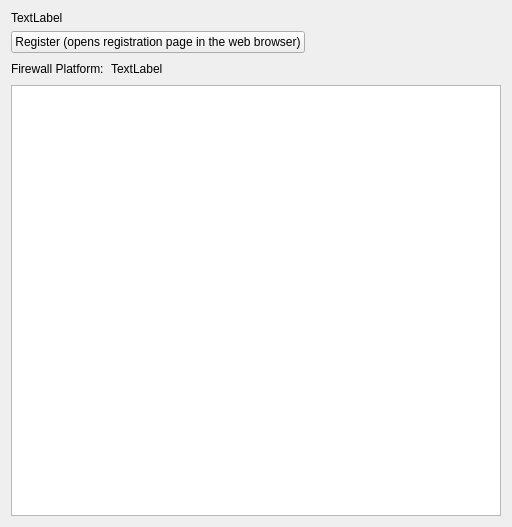
<?xml version="1.0" encoding="UTF-8"?>
<ui version="4.0">
 <class>IC_PlatformWarningPage_q</class>
 <widget class="QWizardPage" name="IC_PlatformWarningPage_q">
  <property name="geometry">
   <rect>
    <x>0</x>
    <y>0</y>
    <width>512</width>
    <height>527</height>
   </rect>
  </property>
  <property name="windowTitle">
   <string>WizardPage</string>
  </property>
  <layout class="QGridLayout" name="gridLayout_2">
   <item row="0" column="0">
    <layout class="QGridLayout" name="gridLayout">
     <item row="0" column="0" colspan="4">
      <widget class="QLabel" name="platformSpecificWarning">
       <property name="text">
        <string>TextLabel</string>
       </property>
       <property name="wordWrap">
        <bool>true</bool>
       </property>
      </widget>
     </item>
     <item row="1" column="0" colspan="3">
      <widget class="QPushButton" name="voteForFeatureButton">
       <property name="text">
        <string>Register (opens registration page in the web browser)</string>
       </property>
      </widget>
     </item>
     <item row="1" column="3">
      <spacer name="horizontalSpacer_2">
       <property name="orientation">
        <enum>Qt::Horizontal</enum>
       </property>
       <property name="sizeHint" stdset="0">
        <size>
         <width>188</width>
         <height>20</height>
        </size>
       </property>
      </spacer>
     </item>
     <item row="2" column="0">
      <widget class="QLabel" name="label">
       <property name="text">
        <string>Firewall Platform:</string>
       </property>
      </widget>
     </item>
     <item row="2" column="1">
      <widget class="QLabel" name="platform">
       <property name="text">
        <string>TextLabel</string>
       </property>
      </widget>
     </item>
     <item row="2" column="2" colspan="2">
      <spacer name="horizontalSpacer">
       <property name="orientation">
        <enum>Qt::Horizontal</enum>
       </property>
       <property name="sizeHint" stdset="0">
        <size>
         <width>318</width>
         <height>20</height>
        </size>
       </property>
      </spacer>
     </item>
    </layout>
   </item>
   <item row="1" column="0">
    <widget class="QTextBrowser" name="configFileBrowser"/>
   </item>
  </layout>
 </widget>
 <resources/>
 <connections>
  <connection>
   <sender>voteForFeatureButton</sender>
   <signal>clicked()</signal>
   <receiver>IC_PlatformWarningPage_q</receiver>
   <slot>voteForFeature()</slot>
   <hints>
    <hint type="sourcelabel">
     <x>150</x>
     <y>47</y>
    </hint>
    <hint type="destinationlabel">
     <x>255</x>
     <y>263</y>
    </hint>
   </hints>
  </connection>
 </connections>
 <slots>
  <slot>voteForFeature()</slot>
 </slots>
</ui>
